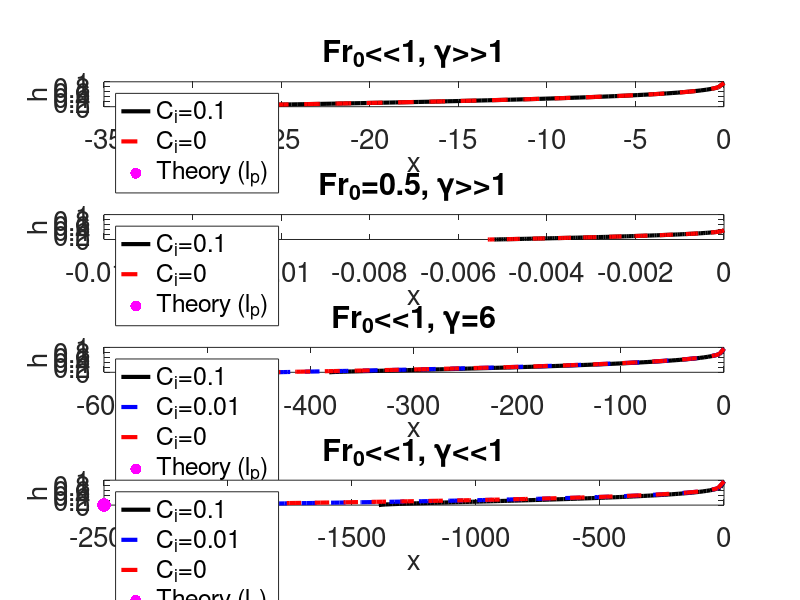

Source code (MATLAB):
clear all;
close all;

%% Integration from ocean upstream with all terms with small Fr0 and large gamma
Fr0 = 1e-2;
Ci = 1e-1;
Cd = 1;
theta = 0;
gamma = 100;

% Initial conditions
h(1) = Fr0^(2/3);
x(1) = 0;
i=1;
while h(i) < 1 %stop when freshwater occupies entire layer
    dx = 1e-16 + (1e-3-1e-16)*tanh(-10*x(i));   %start with very small O(machine precision) grid spacing and then increase as gradient decreases
    if(i==1)
        Fr = 1 - 1e-8;  %avoid singularity due to Fr=1 at boundary
    else
        Fr = Fr0/(h(i)^1.5);
    end
    
    int = ((Fr^2)*((Ci/(1-h(i))) + Cd*(1+gamma*h(i))) - theta)/(Fr^2 - 1);
    
    h(i+1) = h(i) - dx*int;
    x(i+1) = x(i) - dx;

    int1(i) = (Ci/(1-h(i)));
    int2(i) = Cd*(1+gamma*h(i));    
    int3(i) = ((Fr^2 - 1)/Fr^2)*(h(i) - h(i+1))/dx;
    i = i+1;
    
    [x(i),h(i)]
    
end

figure(1);set(1,'units','normalized','position',[0 0.1 0.4 0.8]);
subplot(4,1,1)
plot(linspace(0,min(x),100),interp1(x,1-h,linspace(0,min(x),100)),'k','linewidth',3);hold on;
set(gca,'fontsize',20)
xlabel('x','fontsize',20)
ylabel('h','fontsize',20)
ylim([0 1]);%xlim([-5 0])

%% Integration from ocean upstream without C_i and  with small Fr0  and large gamma
h=[];
x=[];
Ci = 0;
% Initial conditions
h(1) = Fr0^(2/3);
x(1) = 0;
i=1;
while h(i) < 1 %stop when freshwater occupies entire layer
    dx = 1e-16 + (1e-3-1e-16)*tanh(-10*x(i));   %start with very small O(machine precision) grid spacing and then increase as gradient decreases
    if(i==1)
        Fr = 1 - 1e-8;  %avoid singularity due to Fr=1 at boundary
    else
        Fr = Fr0/(h(i)^1.5);
    end
    
    int = ((Fr^2)*((Ci/(1-h(i))) + Cd*(1+gamma*h(i))) - theta)/(Fr^2 - 1);
    
    h(i+1) = h(i) - dx*int;
    x(i+1) = x(i) - dx;

    int1(i) = (Ci/(1-h(i)));
    int2(i) = Cd*(1+gamma*h(i));    
    int3(i) = ((Fr^2 - 1)/Fr^2)*(h(i) - h(i+1))/dx;
    i = i+1;
    
    [x(i),h(i)]
    
end

figure(1);
subplot(4,1,1)
plot(linspace(0,min(x),100),interp1(x,1-h,linspace(0,min(x),100)),'r--','linewidth',3);hold on;
set(gca,'fontsize',20)
xlabel('x','fontsize',20)
ylabel('h','fontsize',20)
ylim([0 1]);%xlim([-5 0])

l_p = 1/(3*gamma*Cd*Fr0^2);
plot(-l_p,0,'m.','markersize',30)
legend('C_i=0.1','C_i=0','Theory (l_p)','Location','NorthWest')
title('Fr_0<<1, \gamma>>1')
%% Integration from ocean upstream with all terms and large Fr0
h=[];
x=[];
Ci = 1e-1;
Fr0 = 5e-1;
% Initial conditions
h(1) = Fr0^(2/3);
x(1) = 0;
i=1;
while h(i) < 1 %stop when freshwater occupies entire layer
    dx = 1e-16 + (1e-3-1e-16)*tanh(-10*x(i));   %start with very small O(machine precision) grid spacing and then increase as gradient decreases
    if(i==1)
        Fr = 1 - 1e-8;  %avoid singularity due to Fr=1 at boundary
    else
        Fr = Fr0/(h(i)^1.5);
    end
    
    int = ((Fr^2)*((Ci/(1-h(i))) + Cd*(1+gamma*h(i))) - theta)/(Fr^2 - 1);
    
    h(i+1) = h(i) - dx*int;
    x(i+1) = x(i) - dx;

    int1(i) = (Ci/(1-h(i)));
    int2(i) = Cd*(1+gamma*h(i));    
    int3(i) = ((Fr^2 - 1)/Fr^2)*(h(i) - h(i+1))/dx;
    i = i+1;
    
    [x(i),h(i)]
    
end

figure(1);
subplot(4,1,2)
plot(linspace(0,min(x),100),interp1(x,1-h,linspace(0,min(x),100)),'k','linewidth',3);hold on;
set(gca,'fontsize',20)
xlabel('x','fontsize',20)
ylabel('h','fontsize',20)
ylim([0 1]);%xlim([-1 0])
%% Integration from ocean upstream without C_i and large Fr0
h=[];
x=[];
Ci = 0;
Fr0 = 5e-1;
% Initial conditions
h(1) = Fr0^(2/3);
x(1) = 0;
i=1;
while h(i) < 1 %stop when freshwater occupies entire layer
    dx = 1e-16 + (1e-3-1e-16)*tanh(-10*x(i));   %start with very small O(machine precision) grid spacing and then increase as gradient decreases
    if(i==1)
        Fr = 1 - 1e-8;  %avoid singularity due to Fr=1 at boundary
    else
        Fr = Fr0/(h(i)^1.5);
    end
    
    int = ((Fr^2)*((Ci/(1-h(i))) + Cd*(1+gamma*h(i))) - theta)/(Fr^2 - 1);
    
    h(i+1) = h(i) - dx*int;
    x(i+1) = x(i) - dx;

    int1(i) = (Ci/(1-h(i)));
    int2(i) = Cd*(1+gamma*h(i));    
    int3(i) = ((Fr^2 - 1)/Fr^2)*(h(i) - h(i+1))/dx;
    i = i+1;
    
    [x(i),h(i)]
    
end

figure(1);
subplot(4,1,2)
plot(linspace(0,min(x),100),interp1(x,1-h,linspace(0,min(x),100)),'r--','linewidth',3);hold on;
set(gca,'fontsize',20)
xlabel('x','fontsize',20)
ylabel('h','fontsize',20)
ylim([0 1]);%xlim([-1 0])

l_p = 1/(3*gamma*Cd*Fr0^2);
plot(-l_p,0,'m.','markersize',30)
legend('C_i=0.1','C_i=0','Theory (l_p)','Location','NorthWest')
title('Fr_0=0.5, \gamma>>1')
%% Integration from ocean upstream with all terms and medium gamma
h=[];
x=[];
Ci = 1e-1;
Fr0 = 1e-2;
gamma=6;
% Initial conditions
h(1) = Fr0^(2/3);
x(1) = 0;
i=1;
while h(i) < 1 %stop when freshwater occupies entire layer
    dx = 1e-16 + (1-1e-16)*tanh(-10*x(i));   %start with very small O(machine precision) grid spacing and then increase as gradient decreases
    if(i==1)
        Fr = 1 - 1e-8;  %avoid singularity due to Fr=1 at boundary
    else
        Fr = Fr0/(h(i)^1.5);
    end
    
    int = ((Fr^2)*((Ci/(1-h(i))) + Cd*(1+gamma*h(i))) - theta)/(Fr^2 - 1);
    
    h(i+1) = h(i) - dx*int;
    x(i+1) = x(i) - dx;

    int1(i) = (Ci/(1-h(i)));
    int2(i) = Cd*(1+gamma*h(i));    
    int3(i) = ((Fr^2 - 1)/Fr^2)*(h(i) - h(i+1))/dx;
    i = i+1;
    
    [x(i),h(i)]
    
end

figure(1);
subplot(4,1,3)
plot(linspace(0,min(x),100),interp1(x,1-h,linspace(0,min(x),100)),'k','linewidth',3);hold on;
set(gca,'fontsize',20)
xlabel('x','fontsize',20)
ylabel('h','fontsize',20)
ylim([0 1]);%xlim([-1 0])
%% Integration from ocean upstream without C_i and medium gamma
h=[];
x=[];
Ci = 1e-2;
Fr0 = 1e-2;
% Initial conditions
h(1) = Fr0^(2/3);
x(1) = 0;
i=1;
while h(i) < 1 %stop when freshwater occupies entire layer
    dx = 1e-16 + (1-1e-16)*tanh(-10*x(i));   %start with very small O(machine precision) grid spacing and then increase as gradient decreases
    if(i==1)
        Fr = 1 - 1e-8;  %avoid singularity due to Fr=1 at boundary
    else
        Fr = Fr0/(h(i)^1.5);
    end
    
    int = ((Fr^2)*((Ci/(1-h(i))) + Cd*(1+gamma*h(i))) - theta)/(Fr^2 - 1);
    
    h(i+1) = h(i) - dx*int;
    x(i+1) = x(i) - dx;

    int1(i) = (Ci/(1-h(i)));
    int2(i) = Cd*(1+gamma*h(i));    
    int3(i) = ((Fr^2 - 1)/Fr^2)*(h(i) - h(i+1))/dx;
    i = i+1;
    
    [x(i),h(i)]
    
end

figure(1);
subplot(4,1,3)
plot(linspace(0,min(x),100),interp1(x,1-h,linspace(0,min(x),100)),'b--','linewidth',3);hold on;
set(gca,'fontsize',20)
xlabel('x','fontsize',20)
ylabel('h','fontsize',20)
ylim([0 1]);%xlim([-1 0])
%% Integration from ocean upstream without C_i and medium gamma
h=[];
x=[];
Ci = 0;
Fr0 = 1e-2;
% Initial conditions
h(1) = Fr0^(2/3);
x(1) = 0;
i=1;
while h(i) < 1 %stop when freshwater occupies entire layer
    dx = 1e-16 + (1-1e-16)*tanh(-10*x(i));   %start with very small O(machine precision) grid spacing and then increase as gradient decreases
    if(i==1)
        Fr = 1 - 1e-8;  %avoid singularity due to Fr=1 at boundary
    else
        Fr = Fr0/(h(i)^1.5);
    end
    
    int = ((Fr^2)*((Ci/(1-h(i))) + Cd*(1+gamma*h(i))) - theta)/(Fr^2 - 1);
    
    h(i+1) = h(i) - dx*int;
    x(i+1) = x(i) - dx;

    int1(i) = (Ci/(1-h(i)));
    int2(i) = Cd*(1+gamma*h(i));    
    int3(i) = ((Fr^2 - 1)/Fr^2)*(h(i) - h(i+1))/dx;
    i = i+1;
    
    [x(i),h(i)]
    
end

figure(1);
subplot(4,1,3)
plot(linspace(0,min(x),100),interp1(x,1-h,linspace(0,min(x),100)),'r--','linewidth',3);hold on;
set(gca,'fontsize',20)
xlabel('x','fontsize',20)
ylabel('h','fontsize',20)
ylim([0 1]);%xlim([-1 0])

l_p = 1/(3*gamma*Cd*Fr0^2);
plot(-l_p,0,'m.','markersize',30)
legend('C_i=0.1','C_i=0.01','C_i=0','Theory (l_p)','Location','NorthWest')
title('Fr_0<<1, \gamma=6')
%% Integration from ocean upstream with all terms and zero gamma
h=[];
x=[];
Ci = 1e-1;
Fr0 = 1e-2;
gamma = 1e-2;
% Initial conditions
h(1) = Fr0^(2/3);
x(1) = 0;
i=1;
while h(i) < 1 %stop when freshwater occupies entire layer
    dx = 1e-16 + (1-1e-16)*tanh(-10*x(i));   %start with very small O(machine precision) grid spacing and then increase as gradient decreases
    if(i==1)
        Fr = 1 - 1e-8;  %avoid singularity due to Fr=1 at boundary
    else
        Fr = Fr0/(h(i)^1.5);
    end
    
    int = ((Fr^2)*((Ci/(1-h(i))) + Cd*(1+gamma*h(i))) - theta)/(Fr^2 - 1);
    
    h(i+1) = h(i) - dx*int;
    x(i+1) = x(i) - dx;

    int1(i) = (Ci/(1-h(i)));
    int2(i) = Cd*(1+gamma*h(i));    
    int3(i) = ((Fr^2 - 1)/Fr^2)*(h(i) - h(i+1))/dx;
    i = i+1;
    
    [x(i),h(i)]
    
end

figure(1);
subplot(4,1,4)
plot(linspace(0,min(x),100),interp1(x,1-h,linspace(0,min(x),100)),'k','linewidth',3);hold on;
set(gca,'fontsize',20)
xlabel('x','fontsize',20)
ylabel('h','fontsize',20)
ylim([0 1]);%xlim([-30 0])

%% Integration from ocean upstream without C_i and zero gamma
h=[];
x=[];
Ci = 1e-2;
Fr0 = 1e-2;
% Initial conditions
h(1) = Fr0^(2/3);
x(1) = 0;
i=1;
while h(i) < 1 %stop when freshwater occupies entire layer
    dx = 1e-16 + (1-1e-16)*tanh(-10*x(i));   %start with very small O(machine precision) grid spacing and then increase as gradient decreases
    if(i==1)
        Fr = 1 - 1e-8;  %avoid singularity due to Fr=1 at boundary
    else
        Fr = Fr0/(h(i)^1.5);
    end
    
    int = ((Fr^2)*((Ci/(1-h(i))) + Cd*(1+gamma*h(i))) - theta)/(Fr^2 - 1);
    
    h(i+1) = h(i) - dx*int;
    x(i+1) = x(i) - dx;

    int1(i) = (Ci/(1-h(i)));
    int2(i) = Cd*(1+gamma*h(i));    
    int3(i) = ((Fr^2 - 1)/Fr^2)*(h(i) - h(i+1))/dx;
    i = i+1;
    
    [x(i),h(i)]
    
end

figure(1);
subplot(4,1,4)
plot(linspace(0,min(x),100),interp1(x,1-h,linspace(0,min(x),100)),'b--','linewidth',3);hold on;
set(gca,'fontsize',20)
xlabel('x','fontsize',20)
ylabel('h','fontsize',20)
ylim([0 1]);%xlim([-30 0])

%% Integration from ocean upstream without C_i and zero gamma
h=[];
x=[];
Ci = 0;
Fr0 = 1e-2;
% Initial conditions
h(1) = Fr0^(2/3);
x(1) = 0;
i=1;
while h(i) < 1 %stop when freshwater occupies entire layer
    dx = 1e-16 + (1-1e-16)*tanh(-10*x(i));   %start with very small O(machine precision) grid spacing and then increase as gradient decreases
    if(i==1)
        Fr = 1 - 1e-8;  %avoid singularity due to Fr=1 at boundary
    else
        Fr = Fr0/(h(i)^1.5);
    end
    
    int = ((Fr^2)*((Ci/(1-h(i))) + Cd*(1+gamma*h(i))) - theta)/(Fr^2 - 1);
    
    h(i+1) = h(i) - dx*int;
    x(i+1) = x(i) - dx;

    int1(i) = (Ci/(1-h(i)));
    int2(i) = Cd*(1+gamma*h(i));    
    int3(i) = ((Fr^2 - 1)/Fr^2)*(h(i) - h(i+1))/dx;
    i = i+1;
    
    [x(i),h(i)]
    
end

figure(1);
subplot(4,1,4)
plot(linspace(0,min(x),100),interp1(x,1-h,linspace(0,min(x),100)),'r--','linewidth',3);hold on;
set(gca,'fontsize',20)
xlabel('x','fontsize',20)
ylabel('h','fontsize',20)
ylim([0 1]);%xlim([-30 0])

l_u = 1/(4*Cd*Fr0^2);
plot(-l_u,0,'m.','markersize',30)
legend('C_i=0.1','C_i=0.01','C_i=0','Theory (l_u)','Location','NorthWest')
title('Fr_0<<1, \gamma<<1')